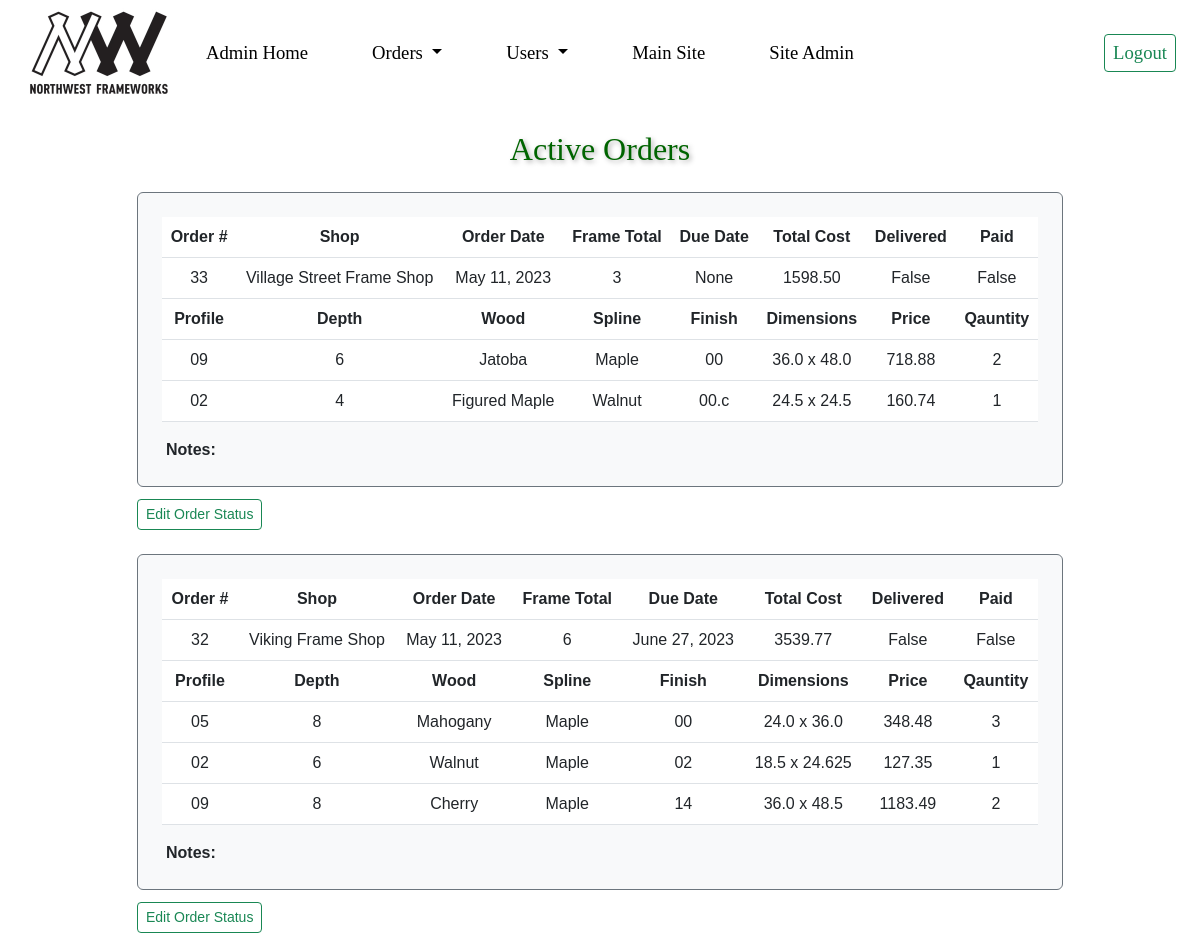
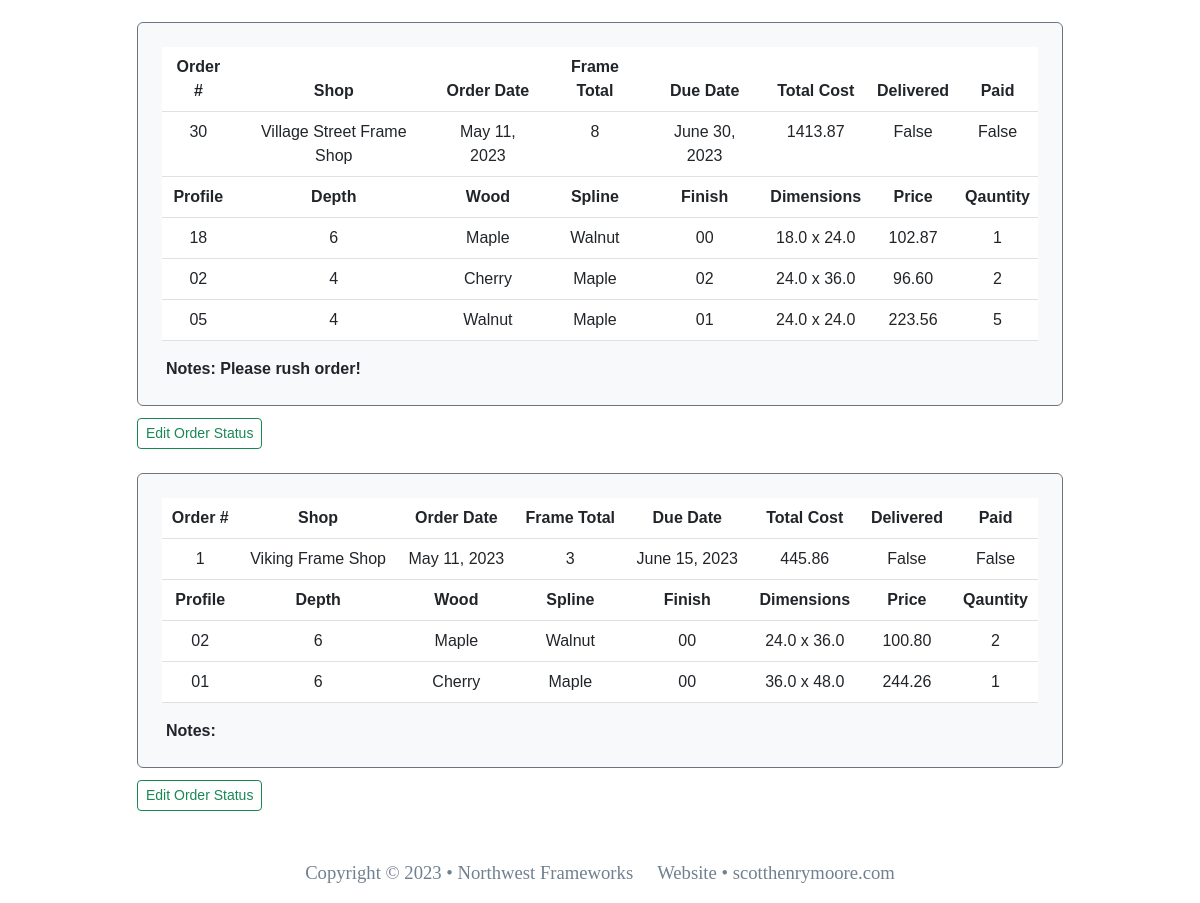
/active_orders/ (signed in), run on an earlier commit of the app's database (2 pictures, top to bottom).
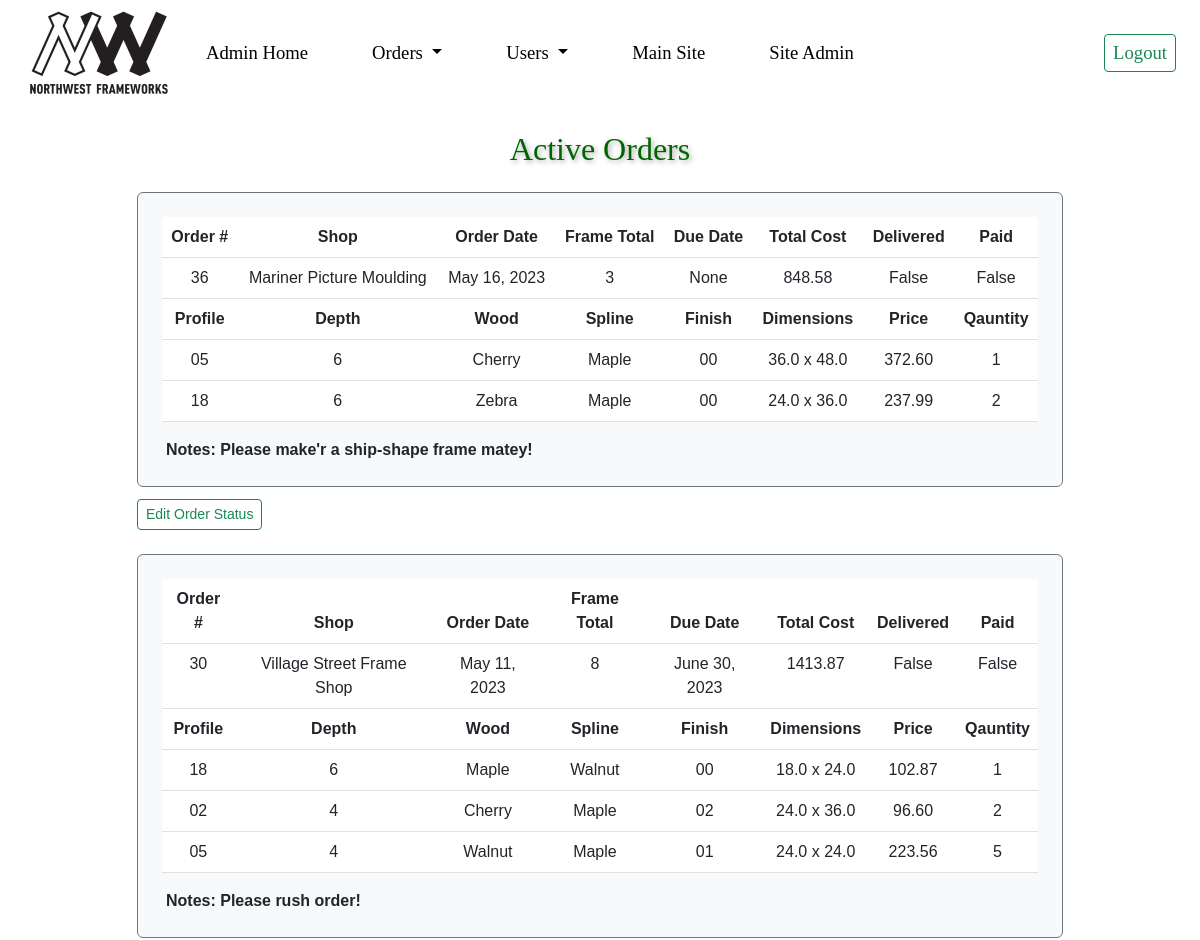
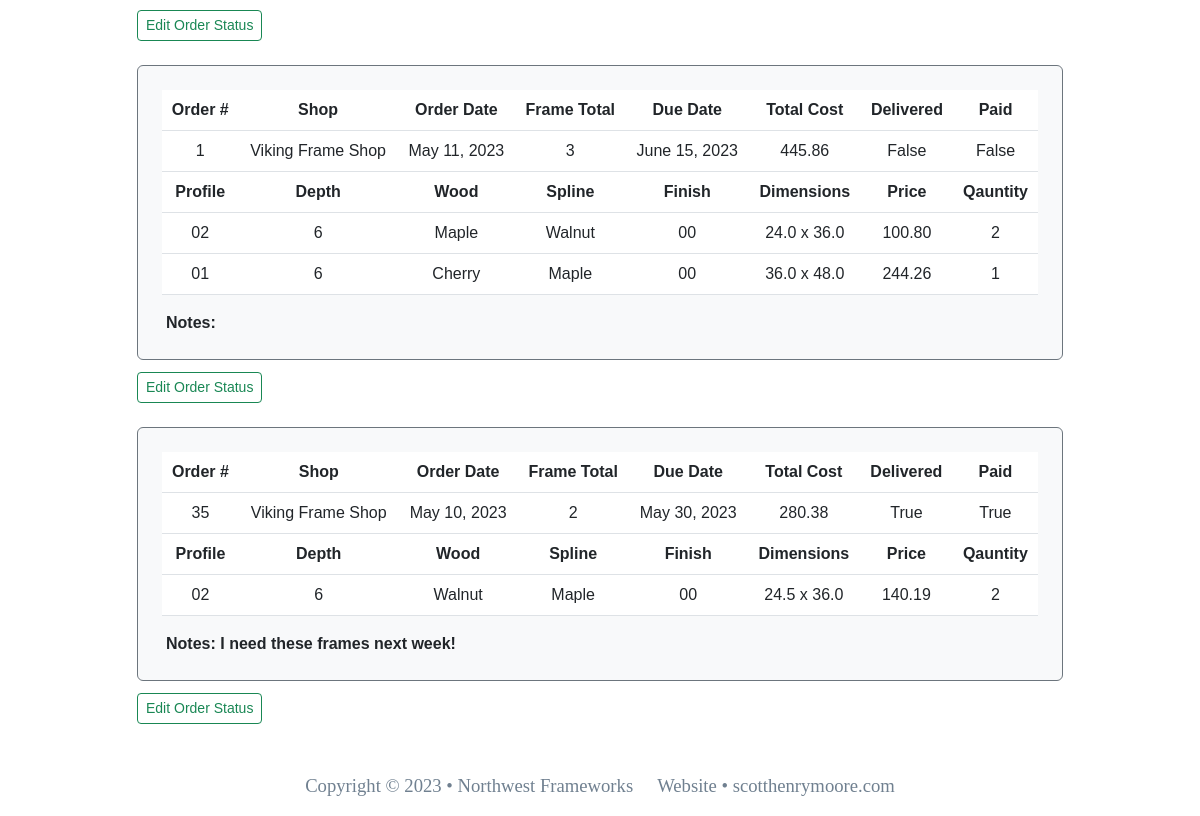
And on a later commit of the database (2 pictures, top to bottom).
### nw_orders_app/models.py (models this page shows, shortened)
class Order(models.Model):
    customer = models.ForeignKey(UserProfile, on_delete=models.SET_NULL, null=True, blank=True)
    order_date = models.DateField(null=True, blank=True)
    due_date = models.DateField(null=True, blank=True)
    complete = models.BooleanField(default=False)
    notes = models.CharField(max_length=300, blank=True)
    total_cost = models.DecimalField(max_digits=10, decimal_places=2, blank=True, null=True)
    frame_total = models.IntegerField(null=True, blank=True)
    order_delivered = models.BooleanField(default=False)
    order_paid = models.BooleanField(default=False)
    archive = models.BooleanField(default=False)
    class Meta:
        ordering = ('order_date',)

class OrderItem(models.Model):
    order = models.ForeignKey(Order, on_delete=models.SET_NULL, null=True)
    quantity = models.IntegerField(default=0, null=True, blank=True)
    date_added = models.DateTimeField(auto_now_add=True)
    profile = models.ForeignKey(FrameProfile, on_delete=models.SET_NULL, null=True)
    depth = models.IntegerField()
    wood = models.ForeignKey(Wood, on_delete=models.SET_NULL, null=True)
    spline = models.ForeignKey(Spline, on_delete=models.SET_NULL, null=True)
    finish = models.ForeignKey(Finish, on_delete=models.SET_NULL, null=True)
    width = models.FloatField()
    height = models.FloatField()
    price_ui = models.DecimalField(max_digits=10, decimal_places=2)
    ui = models.DecimalField(max_digits=10, decimal_places=2)
    frame_price = models.DecimalField(max_digits=10, decimal_places=2)

class FrameProfile(models.Model):
    description = models.CharField(max_length=30, blank=True)
    number = models.CharField(max_length=20)
    image = models.ImageField(blank=True)
    width_quarters = models.DecimalField(max_digits=10, decimal_places=1)
    category = models.ForeignKey(PriceKey, on_delete=models.SET_NULL, null=True)
    class Meta:
        ordering = ('number',)

class Wood(models.Model):
    name = models.CharField(max_length=30)
    number = models.CharField(max_length=20, blank=True)
    image = models.ImageField(blank=True)
    price_modifier = models.DecimalField(max_digits=10, decimal_places=2)
    class Meta:
        ordering = ('name',)

class Spline(models.Model):
    name = models.CharField(max_length=30)
    number = models.CharField(max_length=20, blank=True)
    image = models.ImageField(blank=True)
    class Meta:
        ordering = ('name',)

class Finish(models.Model):
    name = models.CharField(max_length=30, blank=True)
    number = models.CharField(max_length=20)
    image = models.ImageField(blank=True)
    price_modifier = models.DecimalField(max_digits=10, decimal_places=2)
    class Meta:
        ordering = ('number',)

### nw_users_app/models.py (models this page shows, shortened)
class UserProfile(models.Model):
    user_name = models.ForeignKey(User, on_delete=models.CASCADE)
    first_name = models.CharField(max_length=30)
    last_name = models.CharField(max_length=30)
    phone_num = models.CharField(max_length=20)
    email = models.EmailField()
    shop_name = models.CharField(max_length=50)
    shop_address = models.CharField(max_length=50)
    shop_city = models.CharField(max_length=20)
    shop_state = models.CharField(max_length=20)
    shop_zipcode = models.CharField(max_length=15)
    website = models.URLField(blank=True)
    class Meta:
        ordering = ('shop_name',)

### nw_users_app/views.py (the view)
# urls.py: path('active_orders/', views.active_orders, name = 'active_orders'),
@login_required
def active_orders(request):
    order = Order.objects.filter(archive=False)
    context = {
        'order': order,
    }
    if order.count() == 0:
        messages.warning(
            request, 'There are no orders for this selection.')
        return render(request, 'user/active_orders.html', context)
    else:
        return render(request, 'user/active_orders.html', context)

### templates/user/active_orders.html
{% extends 'base-admin.html' %} {% block content %}
<div class="container-md">
    <h2 class="text-center mt-4 mb-4">Active Orders</h2>
    {% if order %}
    <div class="row my-2 justify-content-center">
        <div class="col-md-10">
            {% for order in order reversed %}
            <div class="table-responsive form-control rounded bg-light p-4 mb-2
                        border border-secondary text-center">
                <table class="table">
                    <thead>
                        <tr class="bg-info bg-opacity-50">
                            <th scope="col">Order #</th>
                            <th scope="col">Shop</th>
                            <th scope="col">Order Date</th>
                            <th scope="col">Frame Total</th>
                            <th scope="col">Due Date</th>
                            <th scope="col">Total Cost</th>
                            <th scope="col">Delivered</th>
                            <th scope="col">Paid</th>
                        </tr>
                    </thead>
                    <tbody>
                        <tr>
                            <td>{{ order.id }} </td>
                            <td>{{ order.customer.shop_name }}</td>
                            <td>{{ order.order_date }} </td>
                            <td>{{ order.frame_total }} </td>
                            <td>{{ order.due_date }}</td>
                            <td>{{ order.total_cost }} </td>
                            <td>{{ order.order_delivered }}</td>
                            <td>{{ order.order_paid }}</td>
                        </tr>
                        <thead>
                            <tr class="bg-secondary bg-opacity-25">
                                <th scope="col">Profile</th>
                                <th scope="col">Depth</th>
                                <th scope="col">Wood</th>
                                <th scope="col">Spline</th>
                                <th scope="col">Finish</th>
                                <th scope="col">Dimensions</th>
                                <th scope="col">Price</th>
                                <th scope="col">Qauntity</th>
                            </tr>
                        </thead>
                        {% for item in order.orderitem_set.all %}
                    <tbody>
                        <tr>
                            <td>{{ item.profile.number }}</td>
                            <td>{{ item.depth }}</td>
                            <td>{{ item.wood.name }}</td>
                            <td>{{ item.spline.name }}</td>
                            <td>{{ item.finish.number }}</td>
                            <td>{{ item.width }} x {{ item.height }}</td>
                            <td>{{ item.frame_price }}</td>
                            <td>{{ item.quantity }}</td>
                        </tr>
                    </tbody>
                    {% endfor %}
                </table>
                <div class="row justify-content-left ps-3 fw-bold">
                    Notes: {{ order.notes }}
                </div>
            </div>
            <a href="{% url 'update_order' order.id %}" class="btn btn-sm btn-outline-success mt-1 mb-4">Edit Order Status</a>
            {% endfor %}
        </div>
    </div>
    {% endif %}
</div>
{% endblock %}

What changed in the data, as far as the page shows it:
no longer on this page (row edited): Order: id "33", customer.shop_name "Village Street Frame Shop", order_date "May 11, 2023", frame_total "3", due_date "None", total_cost "1598.50", order_delivered "False", order_paid "False"
no longer on this page (row unchanged): OrderItem: profile.number "09", depth "6", wood.name "Jatoba", spline.name "Maple", finish.number "00", width "36.0", height "48.0", frame_price "718.88", quantity "2", shown under "33"
no longer on this page (row unchanged): OrderItem: profile.number "02", depth "4", wood.name "Figured Maple", spline.name "Walnut", finish.number "00.c", width "24.5", height "24.5", frame_price "160.74", quantity "1", shown under "33"
no longer on this page (row edited): Order: id "32", customer.shop_name "Viking Frame Shop", order_date "May 11, 2023", frame_total "6", due_date "June 27, 2023", total_cost "3539.77", order_delivered "False", order_paid "False"
no longer on this page (row unchanged): OrderItem: profile.number "05", depth "8", wood.name "Mahogany", spline.name "Maple", finish.number "00", width "24.0", height "36.0", frame_price "348.48", quantity "3", shown under "32"
no longer on this page (row unchanged): OrderItem: profile.number "02", depth "6", wood.name "Walnut", spline.name "Maple", finish.number "02", width "18.5", height "24.625", frame_price "127.35", quantity "1", shown under "32"
no longer on this page (row unchanged): OrderItem: profile.number "09", depth "8", wood.name "Cherry", spline.name "Maple", finish.number "14", width "36.0", height "48.5", frame_price "1183.49", quantity "2", shown under "32"
added Order: id "36", customer.shop_name "Mariner Picture Moulding", order_date "May 16, 2023", frame_total "3", due_date "None", total_cost "848.58", order_delivered "False", order_paid "False", notes "Please make'r a ship-shape frame matey!"
added OrderItem: profile.number "05", depth "6", wood.name "Cherry", spline.name "Maple", finish.number "00", width "36.0", height "48.0", frame_price "372.60", quantity "1", shown under "36"
added OrderItem: profile.number "18", depth "6", wood.name "Zebra", spline.name "Maple", finish.number "00", width "24.0", height "36.0", frame_price "237.99", quantity "2", shown under "36"
added Order: id "35", customer.shop_name "Viking Frame Shop", order_date "May 10, 2023", frame_total "2", due_date "May 30, 2023", total_cost "280.38", order_delivered "True", order_paid "True", notes "I need these frames next week!"
added OrderItem: profile.number "02", depth "6", wood.name "Walnut", spline.name "Maple", finish.number "00", width "24.5", height "36.0", frame_price "140.19", quantity "2", shown under "35"
